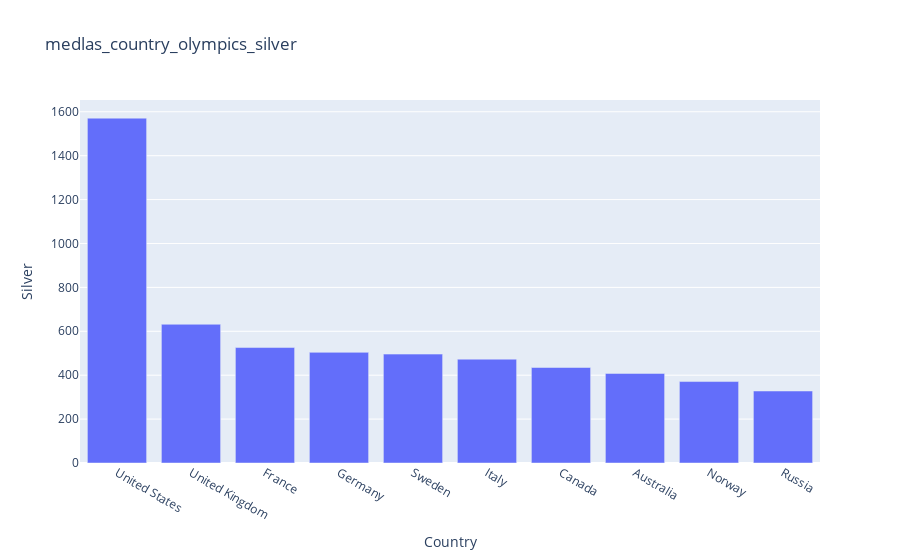

Notebook code cell kept with this figure:
### Code cell
px.bar(medlas_country_olympics_silver, x=medlas_country_olympics_silver.index, y='Silver', title='medlas_country_olympics_silver')

### Figure 1 — Plotly figure (JSON) as saved in the notebook; plotly's stock layout.template omitted (floating-point values rounded to 4 significant figures)
{"data": [{"alignmentgroup": "True", "hovertemplate": "Country=%{x}<br>Silver=%{y}<extra></extra>", "legendgroup": "", "marker": {"color": "#636efa", "pattern": {"shape": ""}}, "name": "", "offsetgroup": "", "orientation": "v", "showlegend": false, "textposition": "auto", "type": "bar", "x": ["United States", "United Kingdom", "France", "Germany", "Sweden", "Italy", "Canada", "Australia", "Norway", "Russia"], "xaxis": "x", "y": [1571, 632, 526, 504, 496, 473, 435, 408, 371, 328], "yaxis": "y"}], "layout": {"barmode": "relative", "legend": {"tracegroupgap": 0}, "title": {"text": "medlas_country_olympics_silver"}, "xaxis": {"anchor": "y", "domain": [0, 1], "title": {"text": "Country"}}, "yaxis": {"anchor": "x", "domain": [0, 1], "title": {"text": "Silver"}}}}
